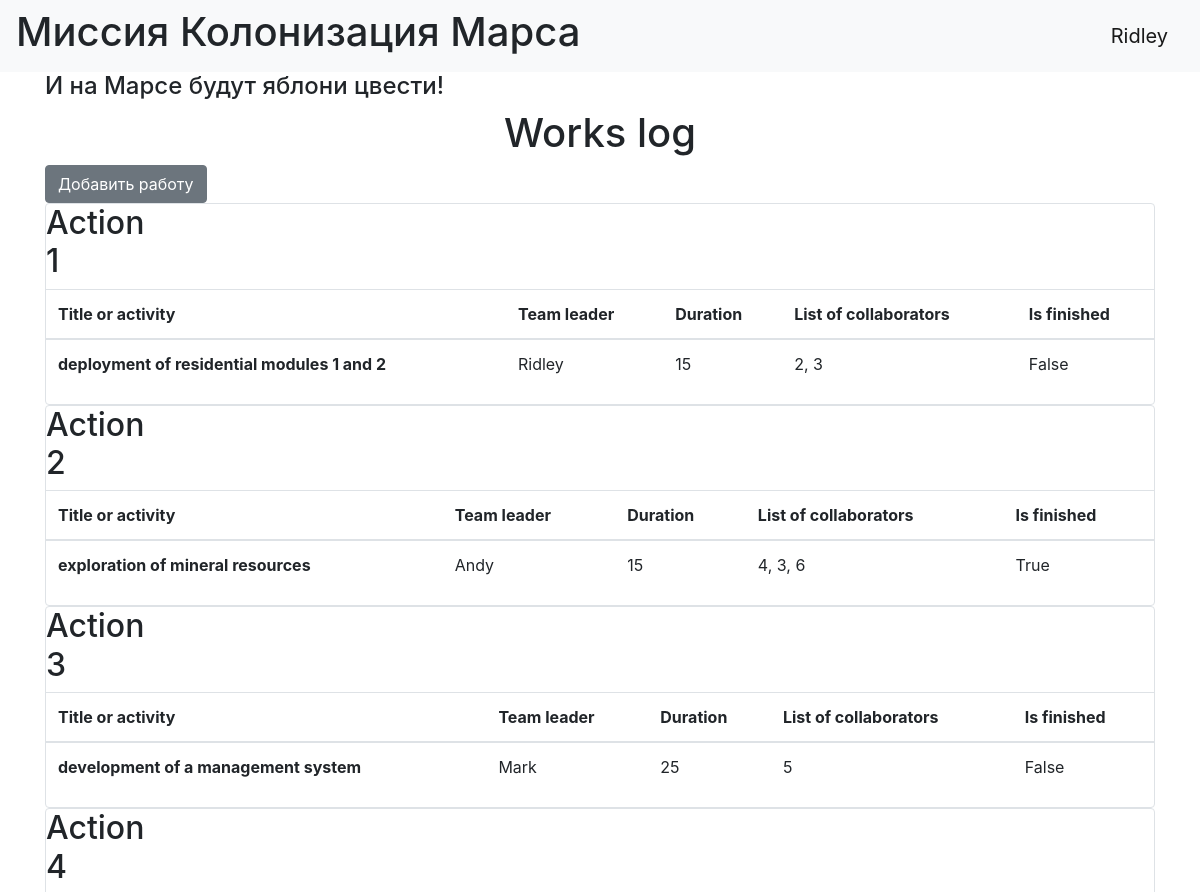
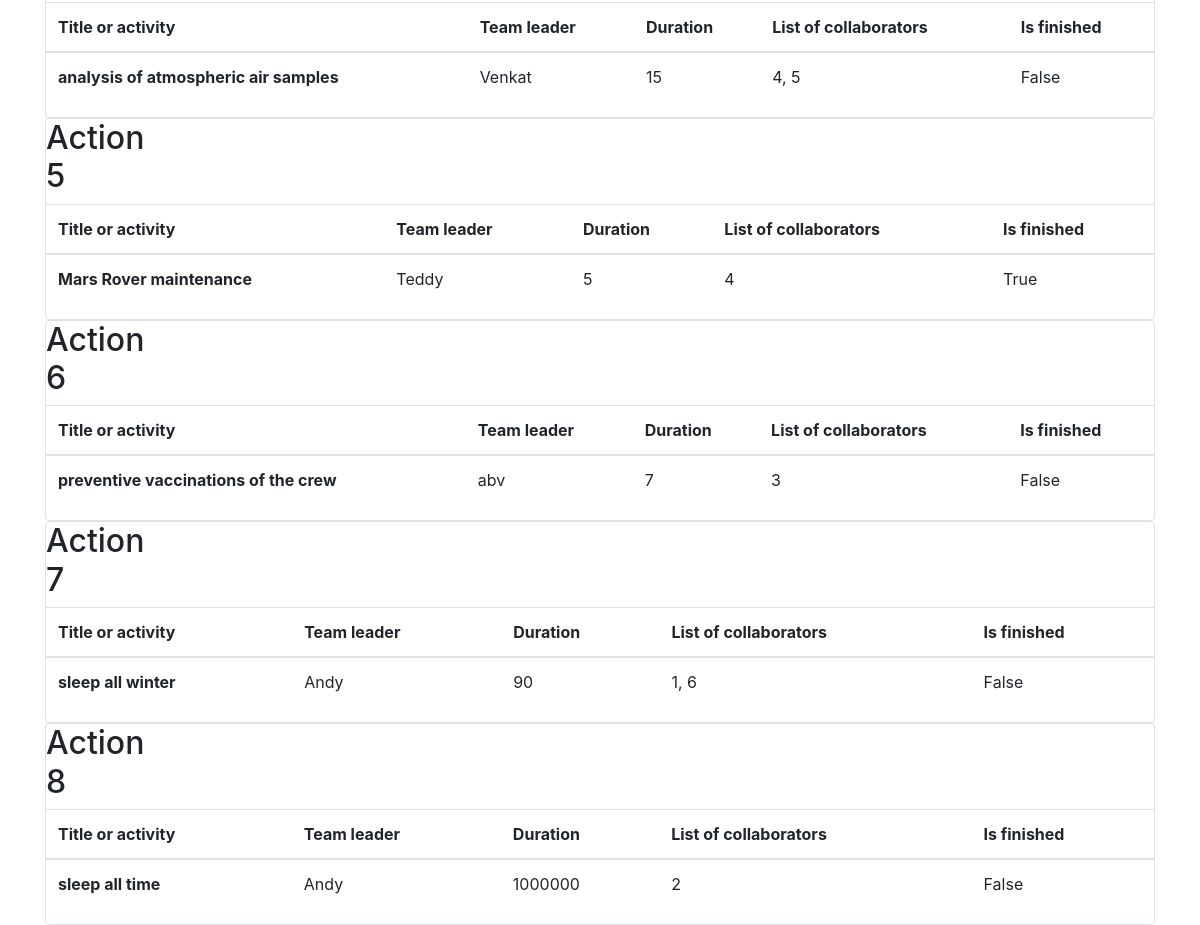
The page / (signed in) on the database its author committed (2 pictures, top to bottom).
### BD/data/users.py (models this page shows, shortened)
class User(SqlAlchemyBase, UserMixin):
    __tablename__ = 'users'
    id = sqlalchemy.Column(sqlalchemy.Integer,
                           primary_key=True, autoincrement=True)
    surname = sqlalchemy.Column(sqlalchemy.String, nullable=True)
    name = sqlalchemy.Column(sqlalchemy.String, nullable=True)
    age = sqlalchemy.Column(sqlalchemy.Integer)
    position = sqlalchemy.Column(sqlalchemy.String, nullable=True)
    speciality = sqlalchemy.Column(sqlalchemy.String, nullable=True)
    address = sqlalchemy.Column(sqlalchemy.String, nullable=True)
    email = sqlalchemy.Column(sqlalchemy.String,
                              index=True, unique=True, nullable=True)
    hashed_password = sqlalchemy.Column(sqlalchemy.String, nullable=True)
    modified_date = sqlalchemy.Column(sqlalchemy.DateTime,
                                      default=datetime.datetime.now)
    jobs = orm.relationship("Job", back_populates='user')
    def __repr__(self):
        return f'<Colonist> {self.id} {self.surname} {self.name}'

### BD/data/jobs.py (models this page shows)
class Job(SqlAlchemyBase):
    __tablename__ = 'jobs'
    id = sqlalchemy.Column(sqlalchemy.Integer,
                           primary_key=True, autoincrement=True)
    team_leader = sqlalchemy.Column(sqlalchemy.Integer,
                                    sqlalchemy.ForeignKey("users.id"))
    job = sqlalchemy.Column(sqlalchemy.String, nullable=True)
    work_size = sqlalchemy.Column(sqlalchemy.Integer)
    collaborators = sqlalchemy.Column(sqlalchemy.String, nullable=True)
    start_date = sqlalchemy.Column(sqlalchemy.DateTime,
                                   default=datetime.datetime.now)
    end_date = sqlalchemy.Column(sqlalchemy.DateTime, nullable=True)
    is_finished = sqlalchemy.Column(sqlalchemy.Boolean, default=False)
    user = orm.relationship('User')
    def __repr__(self):
        return f'<Job> {self.id} {self.job} {self.user}'

### BD/main.py (the view)
@app.route("/")
def index():
    db_sess = db_session.create_session()
    jobs = db_sess.query(Job).all()
    print(jobs)
    return render_template("index.html", jobs=jobs)

### BD/data/db_session.py (called while the page is built)
def create_session() -> Session:
    global __factory
    return __factory()

### BD/main.py (called while the page is built)
@login_manager.user_loader
def load_user(user_id):
    db_sess = db_session.create_session()
    return db_sess.query(User).get(user_id)

### BD/templates/index.html
{% extends "base.html" %}
{% block content %}
<h1>Works log</h1>
{% if current_user.is_authenticated %}
    <a href="addjob" class="btn btn-secondary">Добавить работу</a>
{% endif %}
{% for item in jobs%}
<div class="col-md6 border rounded">
    <h2>Action {{item.id}}</h2>
    <table class="table">
  <thead>
    <tr>
      <th scope="col">Title or activity</th>
      <th scope="col">Team leader</th>
      <th scope="col">Duration</th>
      <th scope="col">List of collaborators</th>
        <th scope="col">Is finished</th>
    </tr>
  </thead>
  <tbody>
    <tr>
      <th scope="row">{{item.job}}</th>
      <td>{{item.user.name}}</td>
      <td>{{item.work_size}}</td>
      <td>{{item.collaborators}}</td>
      <td>{{item.is_finished}}</td>
    </tr>
  </tbody>
</table>
</div>
{% endfor %}
{% endblock %}

### BD/templates/base.html (shortened to what this page needs)
<!doctype html>
<html lang="en">
<head>
    <link rel="stylesheet"
          href="https://stackpath.bootstrapcdn.com/bootstrap/4.4.1/css/bootstrap.min.css"
>
    <link href="../static/css/style.css" rel="stylesheet" type="text/css" />
</head>
<body>
<header>
    <nav class="navbar navbar-light bg-light">
        <h1> Миссия Колонизация Марса </h1>
        {% if current_user.is_authenticated %}
    <a class="navbar-brand" href="/logout">{{ current_user.name }}</a>
       {% else %}
    <p>
        <a class="btn btn-primary " href="/register">Зарегистрироваться</a>
        <a class="btn btn-success" href="/login">Войти</a>
    </p>
{% endif %}
    </nav>
</header>
<main role="main" class="container">
    <h4> И на Марсе будут яблони цвести! </h4>
    {% block content %}{% endblock %}
</main>
</body>
</html>

### static/css/style.css (style rules this page uses)
h1 { text-align: center; }
h2 { width: 5px; text-align: center; }
h2 { width: 5px; text-align: left; }

### rows shown on the page
User: name "Ridley"
Job: id "1", job "deployment of residential modules 1 and 2", user.name "Ridley", work_size "15", collaborators "2, 3", is_finished "False"
Job: id "2", job "exploration of mineral resources", user.name "Andy", work_size "15", collaborators "4, 3, 6", is_finished "True"
Job: id "3", job "development of a management system", user.name "Mark", work_size "25", collaborators "5", is_finished "False"
Job: id "4", job "analysis of atmospheric air samples", user.name "Venkat", work_size "15", collaborators "4, 5", is_finished "False"
Job: id "5", job "Mars Rover maintenance", user.name "Teddy", work_size "5", collaborators "4", is_finished "True"
Job: id "6", job "preventive vaccinations of the crew", user.name "abv", work_size "7", collaborators "3", is_finished "False"
Job: id "7", job "sleep all winter", user.name "Andy", work_size "90", collaborators "1, 6", is_finished "False"
Job: id "8", job "sleep all time", user.name "Andy", work_size "1000000", collaborators "2", is_finished "False"
